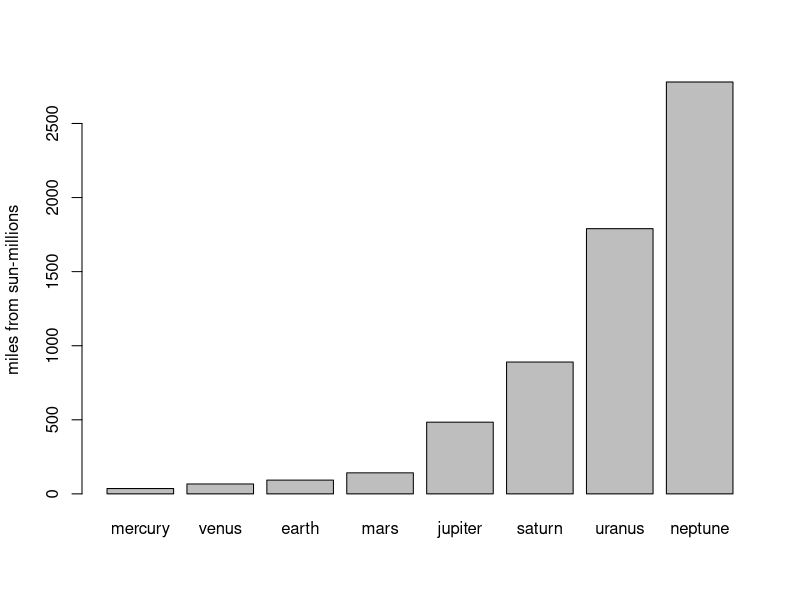

This chart was generated by the following R code:
## ---- chunk 1
planets <- c('mercury','venus','earth','mars','jupiter','saturn','uranus','neptune')

miles_from_sun <- c(36, 67, 93, 142, 484, 890, 1790, 2780)

planets
miles_from_sun
## ---- chunk 2

barplot(height=miles_from_sun,
        names = planets, 
        ylab='miles from sun-millions')
